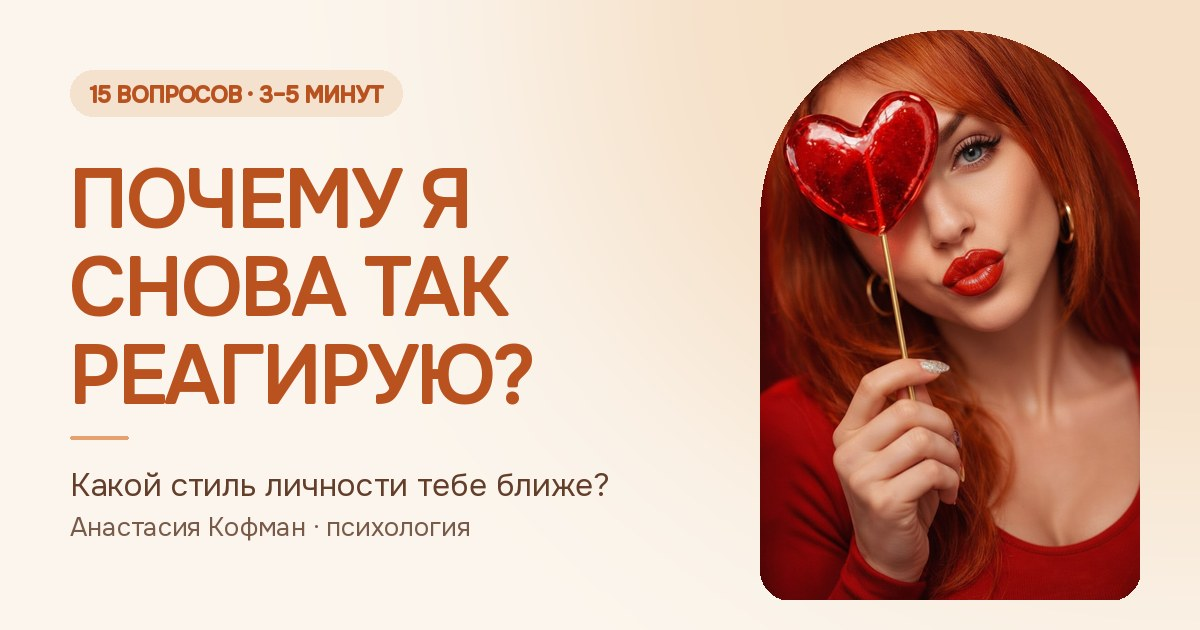
#> input picture og.jpg, 1200 x 630 px
$ python -i og.py   (imports and definitions only)
#> lines starting #> are read from the running program, lines starting #| are printed output that depends on the picture
#!/usr/bin/env python3
r"""Картинка превью теста 1200×630 в стиле сайта: текст слева, фото в арке справа.

Пример:
  python3 tools/og.py --out otnosheniya/og.jpg --photo otnosheniya/photo.jpg \
      --badge "12 вопросов · 3 минуты" --title "Почему мне|трудно|доверять?" \
      --subtitle "Тест о близости и отношениях"

--title: строки через «|», не больше трёх; выводятся ЗАГЛАВНЫМИ. Кегль подбирается под ширину
(80 → 40); не влезает и на 40 — ошибка: разбей заголовок на строки иначе.
--subtitle — короткий (до ~35 знаков); не влезает — ошибка, длинную фразу оставь для og:description.
Цвета по умолчанию — как у главной (светлый фон, терракотовый акцент); у теста со своей
палитрой передай свои (#rgb, #rrggbb, rgb(...), названия цветов).
Сохраняет JPEG (--out *.jpg) — так превью весит < 300 КБ (WhatsApp больше не показывает).
"""
import argparse
import os
import sys

from PIL import Image, ImageColor, ImageDraw, ImageFilter, ImageFont, ImageOps

W, H = 1200, 630
TEXT_X, TEXT_MAX_W = 70, 640
PHOTO_W, PHOTO_H, PHOTO_RIGHT = 380, 570, 60

FONTS_BOLD = ['/usr/share/fonts/opentype/inter/Inter-Bold.otf',
              '/usr/share/fonts/truetype/dejavu/DejaVuSans-Bold.ttf']
FONTS_REG = ['/usr/share/fonts/opentype/inter/Inter-Regular.otf',
             '/usr/share/fonts/truetype/dejavu/DejaVuSans.ttf']


# [12 lines left out: functions font, rgb, not called in this run]


def arch(photo_path):
#> called with photo_path = '../og.jpg'
    ph = ImageOps.exif_transpose(Image.open(photo_path)).convert('RGB')  # фото с телефона бывает повёрнуто в EXIF
#> ph is the input picture: PIL image 1200x630 RGB; mean R, G, B 216, 182.3, 166.9
    scale = max(PHOTO_W / ph.width, PHOTO_H / ph.height)
#> scale = 0.905
    ph = ph.resize((round(ph.width * scale), round(ph.height * scale)), Image.LANCZOS)
#> ph: PIL image 1086x570 RGB
    left = (ph.width - PHOTO_W) // 2
#> left = 353
    ph = ph.crop((left, 0, left + PHOTO_W, PHOTO_H))  # лицо обычно сверху — режем низ и бока
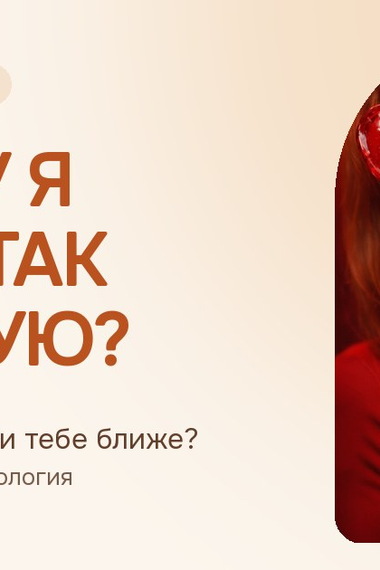
#> ph: PIL image 380x570 RGB; mean R, G, B 233.8, 212, 198.1
    mask = Image.new('L', (PHOTO_W, PHOTO_H), 0)
#> mask: PIL image 380x570 L; every value is 0
    md = ImageDraw.Draw(mask)
    md.rounded_rectangle((0, 0, PHOTO_W, PHOTO_H + 200), radius=PHOTO_W // 2, fill=255)
    md.rectangle((0, PHOTO_H - 30, PHOTO_W, PHOTO_H), fill=0)
    md.rounded_rectangle((0, PHOTO_H - 90, PHOTO_W, PHOTO_H), radius=30, fill=255)
    return ph, mask


# [67 lines left out: function main, not called in this run]


# [2 lines not run here, left out]

>>> result = arch('../og.jpg')
